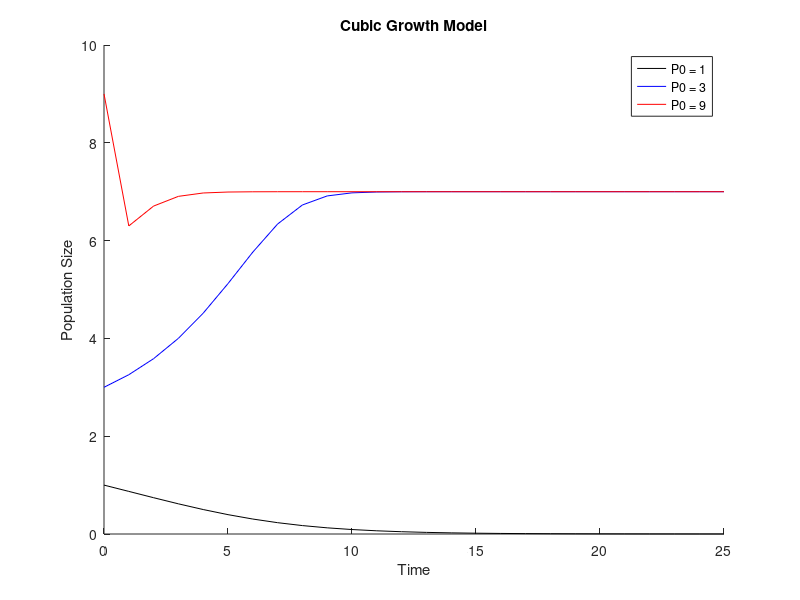

Write MATLAB code to recreate this figure.
%Setting the initial conditions and variables
%Initial population condition
p0 = 1;
R = 0.3;
A = 2;
K = 7;
y = [];
y = [y p0];
n = 25;
x=0:1:n;

%Iterate through interation function
for i=1:n
    popSize = p0*(1 - R*(1 - p0/A)*(1 - p0/K));
    y = [y popSize];
    p0 = popSize;
    disp(i)
    disp(popSize)
end;

hold on

plot(x,y,'k')
    title('Cubic Growth Model')
    xlabel('Time')
    ylabel('Population Size')   
    
%Setting the initial conditions and variables
%Initial population condition
p0 = 3;
y = [];
y = [y p0];

%Iterate through interation function
for i=1:n
    popSize = p0*(1 - R*(1 - p0/A)*(1 - p0/K));
    y = [y popSize];
    p0 = popSize;
    disp(i)
    disp(popSize)
end;

plot(x,y,'b')

%Setting the initial conditions and variables
%Initial population condition
p0 = 9;
y = [];
y = [y p0];

%Iterate through interation function
for i=1:n
    popSize = p0*(1 - R*(1 - p0/A)*(1 - p0/K));
    y = [y popSize];
    p0 = popSize;
    disp(i)
    disp(popSize)
end;

plot(x,y,'r')

legend('P0 = 1','P0 = 3','P0 = 9')